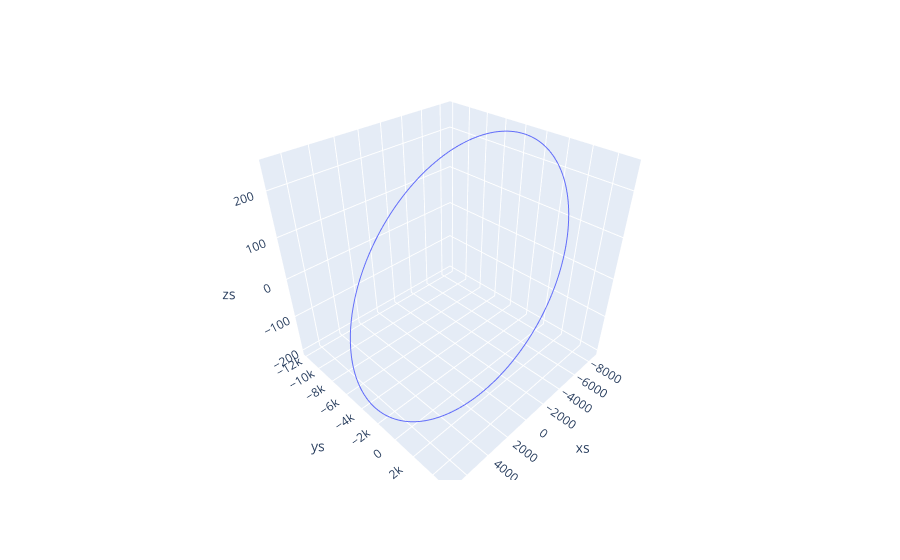

This figure's notebook cell:
### Code cell
data = [proplst[0]["xs"], proplst[0]["ys"], proplst[0]["zs"]]
df = pd.DataFrame(data, index=['xs', 'ys', 'zs']).T
fig = px.line_3d(df, x="xs", y="ys", z="zs")
fig.show()

### Figure 1 — Plotly figure (JSON) as saved in the notebook; plotly's stock layout.template omitted (floating-point values rounded to 4 significant figures; data arrays with more than 128 entries replaced by an {"elided": "..."} marker saying what was removed)
{"data": [{"hovertemplate": "xs=%{x}<br>ys=%{y}<br>zs=%{z}<extra></extra>", "legendgroup": "", "line": {"color": "#636efa", "dash": "solid"}, "mode": "lines", "name": "", "scene": "scene", "showlegend": false, "type": "scatter3d", "x": {"elided": "2000 float values"}, "y": {"elided": "2000 float values"}, "z": {"elided": "2000 float values"}}], "layout": {"legend": {"tracegroupgap": 0}, "margin": {"t": 60}, "scene": {"domain": {"x": [0, 1], "y": [0, 1]}, "xaxis": {"title": {"text": "xs"}}, "yaxis": {"title": {"text": "ys"}}, "zaxis": {"title": {"text": "zs"}}}}}
